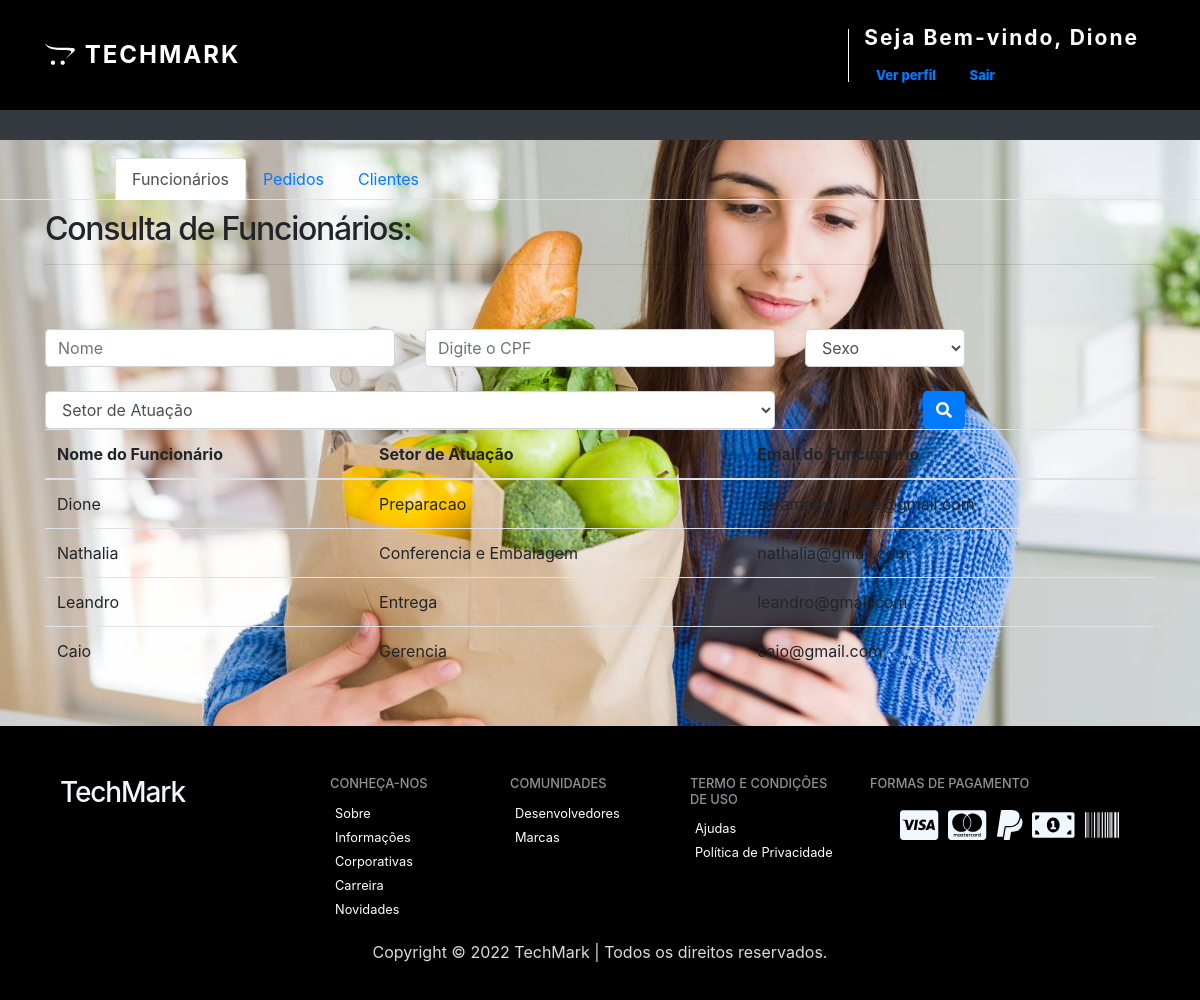
The app's page /Views/admin-gerente/PaginaGerente.php (signed in) with its own data.
### tables this page shows
CREATE TABLE `funcionarios` (
  `idFuncionario` int(11) NOT NULL,
  `nomeFuncionario` varchar(100) NOT NULL,
  `senhaFuncionario` varchar(100) NOT NULL,
  `emailFuncionario` varchar(100) NOT NULL,
  `ehGerente` bit(1) NOT NULL,
  `setorFuncionario` varchar(100) NOT NULL
);

### Models/Funcionario_Service.php (called while the page is built, shortened)
<?php
class FuncionarioService{
	public function getFuncionarios() {
		try {
		  $conexao =Conexao::conectar();
		  $sql = "SELECT * FROM funcionarios";
		  $stmt = $conexao -> prepare($sql);
		  $stmt -> execute();
		  $funcionarios = array();
		  while ($data = $stmt->fetch()) {
			$funcionario = new FuncionarioModel($data["idFuncionario"], $data["nomeFuncionario"], $data["emailFuncionario"], $data["senhaFuncionario"], $data['ehGerente'], $data['setorFuncionario']);
			$funcionario->setIdFuncionario($data["idFuncionario"]);
			$funcionario->setNomeFuncionario($data["nomeFuncionario"]);
			$funcionario->setEmailFuncionario($data["emailFuncionario"]);
			$funcionario->setSenhaFuncionario($data["senhaFuncionario"]);
			$funcionario->setGerenteFuncionario($data["ehGerente"]);
			$funcionario->setSetorFuncionario($data["setorFuncionario"]);
			array_push($funcionarios, $funcionario);
		  }
		  return $funcionarios;
		} catch (PDOException $e) {
		  return null;
		}
	  }
}
?>

### Controllers/FuncionarioController.php (called while the page is built, shortened)
<?php
class FuncionarioController
{
    public static function getFuncionarios() {
        $funcionarioService = new FuncionarioService();
        $allFuncionarios = $funcionarioService->getFuncionarios();
        return $allFuncionarios;
      }
}
?>

### Models/Funcionario_Model.php (called while the page is built, shortened)
<?php
class FuncionarioModel
{
    private $nomeFuncionario;
    private $emailFuncionario;
    private $setorFuncionario;
    public function __construct($idFuncionario, $nomeFuncionario,$emailFuncionario, $senhaFuncionario, $gerenteFuncionario, $setorFuncionario){
        $this->nomeFuncionario = $nomeFuncionario;
        $this->emailFuncionario = $emailFuncionario;
        $this->setorFuncionario = $setorFuncionario;
    }
    public function setIdFuncionario($idFuncionario){
        return $this->idFuncionario = $idFuncionario;
    }
    public function getNomeFuncionario(){
        return $this->nomeFuncionario;
    }
    public function setNomeFuncionario($nomeFuncionario){
        return $this->nomeFuncionario = $nomeFuncionario;
    }
    public function getEmailFuncionario(){
        return $this->emailFuncionario;
    }
    public function setEmailFuncionario($emailFuncionario){
        return $this->emailFuncionario = $emailFuncionario;
    }
    public function setSenhaFuncionario($senhaFuncionario){
        return $this->senhaFuncionario = $senhaFuncionario;
    }
    public function setGerenteFuncionario($gerenteFuncionario){
        return $this->gerenteFuncionario = $gerenteFuncionario;
    }
    public function getSetorFuncionario(){
        return $this->setorFuncionario;
    }
    public function setSetorFuncionario($setorFuncionario){
        return $this->setorFuncionario = $setorFuncionario;
    }
}
?>

### Views/admin-gerente/PaginaGerente.php (the view, shortened to what this page needs)
<?php
require_once "../../Models/Funcionario_Model.php";
require_once "../../Models/Funcionario_Service.php";
require_once "../../Controllers/FuncionarioController.php";
$funcionarios = FuncionarioController::getFuncionarios();
?>
<!DOCTYPE html>
<html lang="pt-br">
  <head>
    <link rel="stylesheet" href="https://stackpath.bootstrapcdn.com/bootstrap/4.1.3/css/bootstrap.min.css">
    <link rel="stylesheet" href="https://use.fontawesome.com/releases/v5.3.1/css/all.css">
    <link rel="stylesheet" type="text/css" href="../../Assets/css/my-style.css">
    <link rel="stylesheet" type="text/css" href="../Assets/css/estilo.css">
		<link rel="stylesheet" href="https://maxcdn.bootstrapcdn.com/bootstrap/4.0.0/css/bootstrap.min.css">
    <header >
      <nav class="navbar navbar-expand-md fixed-top navbar-black">
        <div class="container">
          <a style="color: #fff;
          font-size: 24px;
          text-transform: uppercase;
          text-decoration: none;
          font-weight: 700;
          letter-spacing: 2px;" href="PaginaGerente.php" class="navbar-brand"><i style="margin-right: 2px;" class="fab fa-opencart"></i>
            TechMark
          </a>
          <div class="collapse navbar-collapse" id="nav-principal">
            <ul class="navbar-nav ml-auto">
              <?php if (!isset($_SESSION['user'])) { ?>
              <li class="nav-item divisor"></li>
              <li class="nav-item">
                <a href="login.php" class="nav-link"><Compre Agora type="Compre Agora" class="btn btn-primary">Entrar</Compre Agora></a>
              </li>
              <li class="nav-item">
                <a href="cadastro.php" class="nav-link"><Compre Agora type="Compre Agora" class="btn btn-outline-primary">Inscrever-se</Compre Agora></a>
              </li>
              <?php } else { ?>
              <li class="nav-item">
                <a style="color: #fff; font-size: 21px; margin-inline-start: 0mm; text-decoration: none; font-weight: 700; letter-spacing: 2px;" href="index.php" class="navbar-brand">Seja Bem-vindo, <?php echo $_SESSION['nomeFuncionario'] ?></button></a>
                <div class="row" style="font-size: 13px; font-weight: 800; margin-inline-start: 1mm; margin-inline-end: 100px;">
                    <a href="perfil-cliente.php" class="nav-link col-md-6">Ver perfil <a href="../Views/index.php?logoff=1" class="nav-link col-md-5" style="margin-left: 0%;">Sair</a>
                </div>
              </li>
              <?php } ?>
        </div>
      </nav>
    </header>
  </head>
  <body id="page-gerente">
    <section id="cadastro" style="height: 110px;">
    </section>
    <nav style="background-color: black; height: 30px;" class="navbar navbar-expand-lg navbar-dark bg-dark mb-5">
    </nav>
    <ul style="padding-left: 115px; margin-bottom: 10px; margin-top: -30px;" class="nav nav-tabs">
      <li class="nav-item">
        <a class="nav-link active" href="PaginaGerente.php">Funcionários</a>
      </li>
      <li class="nav-item">
        <a class="nav-link " href="pedidos-consulta.php">Pedidos</a>
      </li>
      <li class="nav-item">
        <a class="nav-link" href="cliente-consulta.php">Clientes</a>
      </li>
    </ul>
    <div class="container">
      <div class="row">
        <div class="col mb-5">
          <h2 >Consulta de Funcionários:</h2>
          <hr>
        </div>
      </div>
      <div class="row mb-4">
        <div class="col-md-4">
            <input type="text" class="form-control" placeholder="Nome" id="nome-funcionario" />
        </div>
        <div class="col-md-4">
            <input type="text" class="form-control" id="cpf-funcionario" \
            pattern="\d{3}\.\d{3}\.\d{3}-\d{2}" \ placeholder="Digite o CPF"/>
        </div>
        <div class="col-md-2">
            <select class="form-control" id="sexo-funcionario">
              <option value="">Sexo</option>
            </select>
        </div>
      </div>
      <div class="row">
        <div class="col-md-8">
            <select class="form-control" id="setor-funcionario">
              <option value="">Setor de Atuação</option>
            </select>
          </div>
          <div class="col-md-2 d-flex justify-content-end">
            <button type="button" class="btn btn-primary" onclick="pesquisarDespesa()">
              <i class="fas fa-search"></i>
            </button>
          </div>
      </div>
      <div class="row">
        <div class="col">
          <table class="table" >
            <thead>
              <tr>
                <th>Nome do Funcionário</th>
                <th>Setor de Atuação</th>
                <th>Email do Funcionário</th>
              </tr>
            </thead>
            <tbody id="listaDespesas">
              <?php
              foreach ($funcionarios as $funcionario) {
                $nome = $funcionario->getNomeFuncionario();
                $setor = $funcionario->getSetorFuncionario();
                $email = $funcionario->getEmailFuncionario();
              ?>
                <tr>
                  <td><?= $nome ?></td>
                  <td><?= $setor ?></td>
                  <td><?= $email ?></td>
                </tr>
              <?php } ?>
            </tbody>
          </table>
        </div>
      </div>
    </div>
    <footer>
      <div class="container">
        <div class="row col-12">
        <div class="col-3">
          <h3 style="color: aliceblue;">TechMark</h3>
        </div>
        <div class="col-2">
         <h4>Conheça-nos</h4>
         <ul class="navbar-nav">
           <li><a href="">Sobre</a></li>
           <li><a href="">Informações Corporativas</a></li>
           <li><a href="">Carreira</a></li>
           <li><a href="">Novidades</a></li>
         </ul>
        </div>
        <div class="col-2">
          <h4>COMUNIDADES</h4>
         <ul class="navbar-nav">
           <li><a href="">Desenvolvedores</a></li>
           <li><a href="">Marcas</a></li>
         </ul>
        </div>
        <div class="col-2">
          <h4>Termo e condições de uso</h4>
         <ul class="navbar-nav">
           <li><a href="">Ajudas</a></li>
           <li><a href="">Política de Privacidade</a></li>
         </ul>
        </div>
        <div class="col-3">
          <h4>Formas de Pagamento</h4>
          <ul class="row">
          <li style="color: aliceblue; font-size: 34px;"><i class="fab fa-cc-visa"></i></li>
          <li style="color: aliceblue; font-size: 34px;"><i class="fab fa-cc-mastercard"></i></li>
          <li style="color: aliceblue; font-size: 34px;"><i class="fab fa-paypal"></i></li>
          <li style="color: aliceblue; font-size: 34px;"><i class="fas fa-money-bill-alt"></i></li>
          <li style="color: aliceblue; font-size: 34px;"><i class="fas fa-barcode"></i></li>
          </ul>
        </div>
        </div>
      </div>
      <div class="" style="text-align: center; margin-top: 20px; color: rgb(213, 221, 212);">
      <p>Copyright &copy; 2022 TechMark | Todos os direitos reservados.</p>
      </div>
      </footer>
  </body>
</html>

### Assets/css/my-style.css (style rules this page uses)
.navbar { background: black; height: 110px; }
footer { margin-top: 35px; background: black; padding: 50px 0px 20px 0px; position: relative; }
footer h4 { color: #919496; font-size: 0.8em; text-transform: uppercase; }
footer .navbar-nav a { color: white; font-size: 0.8em; }
footer ul { list-style: none; }
footer ul li { float: right; margin: 0 5px; }
table { margin-bottom: 50px; }

### Assets/css/estilo.css (style rules this page uses)
html, body, #home { height: 100%; overflow-x: hidden; }
body { background: url(../images/mercado.jpg), linear-gradient(50deg,#090979,#00d4ff); background-attachment: fixed; background-size: cover; font-family: Arial, Helvetica, sans-serif }
nav.navbar-black { background: black; padding: 20px 0px; }
#servicos h2, h3 { color: #007FFF; }
footer { margin-bottom: 0px; }
footer { background: black; padding: 50px 0px 20px 0px; position: relative; }
footer h4 { color: #919496; font-size: 0.8em; text-transform: uppercase; }
footer .navbar-nav a { color: white; font-size: 0.8em; }
footer ul { list-style: none; }
footer ul li { float: right; margin: 0 5px; }
h2 { font-size: 3em; font-weight: 700; letter-spacing: -0.04em; }
h3 { font-size: 2em; font-weight: 700; letter-spacing: -0.04em; }

### records on screen
funcionarios: nomeFuncionario "Dione", setorFuncionario "Preparacao", emailFuncionario "saramago-dione@gmail.com"
funcionarios: nomeFuncionario "Nathalia", setorFuncionario "Conferencia e Embalagem", emailFuncionario "nathalia@gmail.com"
funcionarios: nomeFuncionario "Leandro", setorFuncionario "Entrega", emailFuncionario "leandro@gmail.com"
funcionarios: nomeFuncionario "Caio", setorFuncionario "Gerencia", emailFuncionario "caio@gmail.com"

### other values on screen
$_SESSION['nomeFuncionario'] "Dione"
